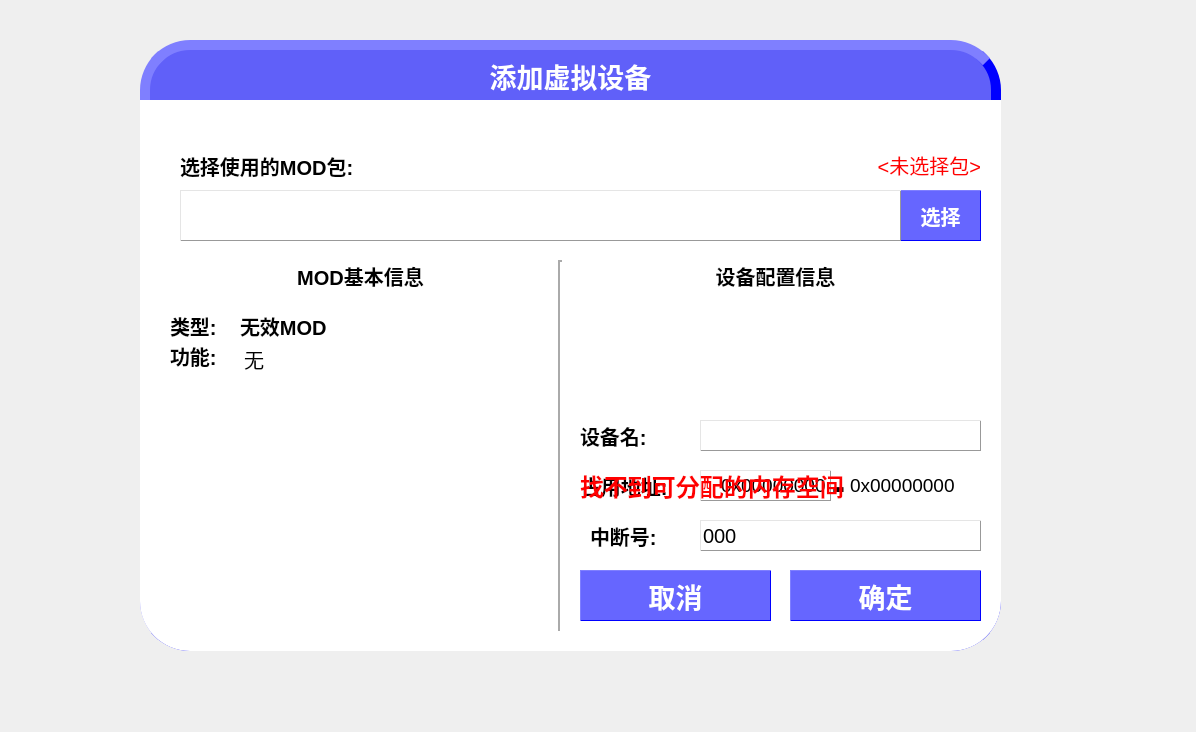
<?xml version="1.0" encoding="UTF-8"?>
<ui version="4.0">
 <class>AppendDeviceWindow</class>
 <widget class="QWidget" name="AppendDeviceWindow">
  <property name="geometry">
   <rect>
    <x>0</x>
    <y>0</y>
    <width>1196</width>
    <height>732</height>
   </rect>
  </property>
  <property name="windowTitle">
   <string>Form</string>
  </property>
  <widget class="QWidget" name="MainWidget" native="true">
   <property name="geometry">
    <rect>
     <x>140</x>
     <y>40</y>
     <width>861</width>
     <height>611</height>
    </rect>
   </property>
   <property name="styleSheet">
    <string notr="true">QWidget{
	background-color:#00000000;
}</string>
   </property>
   <widget class="QLabel" name="label_4">
    <property name="geometry">
     <rect>
      <x>0</x>
      <y>60</y>
      <width>861</width>
      <height>501</height>
     </rect>
    </property>
    <property name="sizePolicy">
     <sizepolicy hsizetype="Expanding" vsizetype="Expanding">
      <horstretch>0</horstretch>
      <verstretch>0</verstretch>
     </sizepolicy>
    </property>
    <property name="styleSheet">
     <string notr="true">QWidget{
	background-color:#ffffff;
	border:0px outset #cccccc;
	border-radius:00px;
}</string>
    </property>
    <property name="text">
     <string/>
    </property>
   </widget>
   <widget class="QLabel" name="label_3">
    <property name="geometry">
     <rect>
      <x>0</x>
      <y>510</y>
      <width>861</width>
      <height>101</height>
     </rect>
    </property>
    <property name="sizePolicy">
     <sizepolicy hsizetype="Expanding" vsizetype="Expanding">
      <horstretch>0</horstretch>
      <verstretch>0</verstretch>
     </sizepolicy>
    </property>
    <property name="styleSheet">
     <string notr="true">QWidget{
	background-color:#ffffff;
	border:0px outset #cccccc;
	border-radius:50px;
}</string>
    </property>
    <property name="text">
     <string/>
    </property>
   </widget>
   <widget class="QLabel" name="titleArea">
    <property name="geometry">
     <rect>
      <x>0</x>
      <y>0</y>
      <width>861</width>
      <height>611</height>
     </rect>
    </property>
    <property name="sizePolicy">
     <sizepolicy hsizetype="Expanding" vsizetype="Expanding">
      <horstretch>0</horstretch>
      <verstretch>0</verstretch>
     </sizepolicy>
    </property>
    <property name="font">
     <font>
      <pointsize>35</pointsize>
     </font>
    </property>
    <property name="styleSheet">
     <string notr="true">QWidget{
	background-color:#990000ff;
	color:#ffffff;
	border:10px outset #ff0000ff;
	border-radius:50px;
}</string>
    </property>
    <property name="text">
     <string/>
    </property>
    <property name="alignment">
     <set>Qt::AlignHCenter|Qt::AlignTop</set>
    </property>
   </widget>
   <widget class="QLabel" name="titleTextarea">
    <property name="geometry">
     <rect>
      <x>0</x>
      <y>10</y>
      <width>861</width>
      <height>51</height>
     </rect>
    </property>
    <property name="maximumSize">
     <size>
      <width>16777215</width>
      <height>16777214</height>
     </size>
    </property>
    <property name="font">
     <font>
      <pointsize>20</pointsize>
      <weight>75</weight>
      <bold>true</bold>
     </font>
    </property>
    <property name="styleSheet">
     <string notr="true">QWidget{
	color:#ffffff;
}</string>
    </property>
    <property name="text">
     <string>添加虚拟设备</string>
    </property>
    <property name="alignment">
     <set>Qt::AlignCenter</set>
    </property>
   </widget>
   <widget class="QLabel" name="label_5">
    <property name="geometry">
     <rect>
      <x>40</x>
      <y>100</y>
      <width>221</width>
      <height>51</height>
     </rect>
    </property>
    <property name="font">
     <font>
      <pointsize>15</pointsize>
      <weight>75</weight>
      <bold>true</bold>
     </font>
    </property>
    <property name="text">
     <string>选择使用的MOD包:</string>
    </property>
   </widget>
   <widget class="QPushButton" name="selectFileButton">
    <property name="geometry">
     <rect>
      <x>760</x>
      <y>150</y>
      <width>81</width>
      <height>51</height>
     </rect>
    </property>
    <property name="font">
     <font>
      <pointsize>15</pointsize>
      <weight>75</weight>
      <bold>true</bold>
     </font>
    </property>
    <property name="styleSheet">
     <string notr="true">QPushButton{
	background-color:#990000ff;
	color:#ffffff;
	border:1px outset #ff0000ff;
	border-radius:50px;
}
QPushButton::hover{
	background-color:#99000099;
	
}
QPushButton::pressed{
	color:#999999;
}</string>
    </property>
    <property name="text">
     <string>选择</string>
    </property>
   </widget>
   <widget class="QLineEdit" name="selectEdit">
    <property name="geometry">
     <rect>
      <x>40</x>
      <y>150</y>
      <width>721</width>
      <height>51</height>
     </rect>
    </property>
    <property name="font">
     <font>
      <pointsize>13</pointsize>
     </font>
    </property>
    <property name="styleSheet">
     <string notr="true">QWidget{
	background-color:#ffffff;
	color:#000000;
	border:1px outset #ff999999;
	border-radius:50px;
}</string>
    </property>
    <property name="text">
     <string/>
    </property>
   </widget>
   <widget class="QLabel" name="label_6">
    <property name="geometry">
     <rect>
      <x>40</x>
      <y>220</y>
      <width>361</width>
      <height>31</height>
     </rect>
    </property>
    <property name="font">
     <font>
      <pointsize>15</pointsize>
      <weight>75</weight>
      <bold>true</bold>
     </font>
    </property>
    <property name="text">
     <string>MOD基本信息</string>
    </property>
    <property name="alignment">
     <set>Qt::AlignCenter</set>
    </property>
   </widget>
   <widget class="Line" name="line">
    <property name="geometry">
     <rect>
      <x>410</x>
      <y>220</y>
      <width>20</width>
      <height>371</height>
     </rect>
    </property>
    <property name="styleSheet">
     <string notr="true">QWidget{
	background-color:#ffffff;
}</string>
    </property>
    <property name="lineWidth">
     <number>2</number>
    </property>
    <property name="orientation">
     <enum>Qt::Vertical</enum>
    </property>
   </widget>
   <widget class="QPushButton" name="okButton">
    <property name="geometry">
     <rect>
      <x>650</x>
      <y>530</y>
      <width>191</width>
      <height>51</height>
     </rect>
    </property>
    <property name="font">
     <font>
      <pointsize>20</pointsize>
      <weight>75</weight>
      <bold>true</bold>
     </font>
    </property>
    <property name="styleSheet">
     <string notr="true">QPushButton{
	background-color:#990000ff;
	color:#ffffff;
	border:1px outset #ff0000ff;
	border-radius:50px;
}
QPushButton::hover{
	background-color:#99000099;
	
}
QPushButton::pressed{
	color:#999999;
}</string>
    </property>
    <property name="text">
     <string>确定</string>
    </property>
   </widget>
   <widget class="QPushButton" name="cancelButton">
    <property name="geometry">
     <rect>
      <x>440</x>
      <y>530</y>
      <width>191</width>
      <height>51</height>
     </rect>
    </property>
    <property name="font">
     <font>
      <pointsize>20</pointsize>
      <weight>75</weight>
      <bold>true</bold>
     </font>
    </property>
    <property name="styleSheet">
     <string notr="true">QPushButton{
	background-color:#990000ff;
	color:#ffffff;
	border:1px outset #ff0000ff;
	border-radius:50px;
}
QPushButton::hover{
	background-color:#99000099;
	
}
QPushButton::pressed{
	color:#999999;
}</string>
    </property>
    <property name="text">
     <string>取消</string>
    </property>
   </widget>
   <widget class="QLabel" name="stateInfo">
    <property name="geometry">
     <rect>
      <x>370</x>
      <y>110</y>
      <width>471</width>
      <height>31</height>
     </rect>
    </property>
    <property name="font">
     <font>
      <pointsize>15</pointsize>
     </font>
    </property>
    <property name="styleSheet">
     <string notr="true">QWidget{
	color:#ff0000;
}</string>
    </property>
    <property name="text">
     <string>&lt;未选择包&gt;</string>
    </property>
    <property name="alignment">
     <set>Qt::AlignRight|Qt::AlignTrailing|Qt::AlignVCenter</set>
    </property>
   </widget>
   <widget class="QLabel" name="label_7">
    <property name="geometry">
     <rect>
      <x>440</x>
      <y>220</y>
      <width>391</width>
      <height>31</height>
     </rect>
    </property>
    <property name="font">
     <font>
      <pointsize>15</pointsize>
      <weight>75</weight>
      <bold>true</bold>
     </font>
    </property>
    <property name="text">
     <string>设备配置信息</string>
    </property>
    <property name="alignment">
     <set>Qt::AlignCenter</set>
    </property>
   </widget>
   <widget class="QLabel" name="label_11">
    <property name="geometry">
     <rect>
      <x>30</x>
      <y>270</y>
      <width>91</width>
      <height>31</height>
     </rect>
    </property>
    <property name="font">
     <font>
      <pointsize>15</pointsize>
      <weight>75</weight>
      <bold>true</bold>
     </font>
    </property>
    <property name="text">
     <string>类型:</string>
    </property>
   </widget>
   <widget class="QLabel" name="DeviceTypeText">
    <property name="geometry">
     <rect>
      <x>100</x>
      <y>270</y>
      <width>301</width>
      <height>31</height>
     </rect>
    </property>
    <property name="font">
     <font>
      <pointsize>15</pointsize>
      <weight>75</weight>
      <bold>true</bold>
     </font>
    </property>
    <property name="text">
     <string>无效MOD</string>
    </property>
   </widget>
   <widget class="QTextEdit" name="deviceFunctionInfoText">
    <property name="geometry">
     <rect>
      <x>100</x>
      <y>300</y>
      <width>291</width>
      <height>281</height>
     </rect>
    </property>
    <property name="font">
     <font>
      <pointsize>15</pointsize>
     </font>
    </property>
    <property name="cursor" stdset="0">
     <cursorShape>ArrowCursor</cursorShape>
    </property>
    <property name="mouseTracking">
     <bool>false</bool>
    </property>
    <property name="styleSheet">
     <string notr="true">QWidget{
	background-color:#ffffff;
	color:#000000;
	border:0px outset #ff0000ff;
	border-radius:50px;
}</string>
    </property>
    <property name="readOnly">
     <bool>true</bool>
    </property>
    <property name="html">
     <string>&lt;!DOCTYPE HTML PUBLIC &quot;-//W3C//DTD HTML 4.0//EN&quot; &quot;http://www.w3.org/TR/REC-html40/strict.dtd&quot;&gt;
&lt;html&gt;&lt;head&gt;&lt;meta name=&quot;qrichtext&quot; content=&quot;1&quot; /&gt;&lt;style type=&quot;text/css&quot;&gt;
p, li { white-space: pre-wrap; }
&lt;/style&gt;&lt;/head&gt;&lt;body style=&quot; font-family:'SimSun'; font-size:15pt; font-weight:400; font-style:normal;&quot;&gt;
&lt;p style=&quot; margin-top:0px; margin-bottom:0px; margin-left:0px; margin-right:0px; -qt-block-indent:0; text-indent:0px;&quot;&gt;无&lt;/p&gt;&lt;/body&gt;&lt;/html&gt;</string>
    </property>
   </widget>
   <widget class="QLabel" name="label_12">
    <property name="geometry">
     <rect>
      <x>30</x>
      <y>300</y>
      <width>91</width>
      <height>31</height>
     </rect>
    </property>
    <property name="font">
     <font>
      <pointsize>15</pointsize>
      <weight>75</weight>
      <bold>true</bold>
     </font>
    </property>
    <property name="text">
     <string>功能:</string>
    </property>
   </widget>
   <widget class="QWidget" name="DevConfigPage" native="true">
    <property name="geometry">
     <rect>
      <x>420</x>
      <y>250</y>
      <width>431</width>
      <height>271</height>
     </rect>
    </property>
    <widget class="QLabel" name="deviceIcon">
     <property name="geometry">
      <rect>
       <x>110</x>
       <y>10</y>
       <width>231</width>
       <height>111</height>
      </rect>
     </property>
     <property name="text">
      <string/>
     </property>
     <property name="alignment">
      <set>Qt::AlignCenter</set>
     </property>
    </widget>
    <widget class="QLineEdit" name="DeviceNameEdit">
     <property name="geometry">
      <rect>
       <x>140</x>
       <y>130</y>
       <width>281</width>
       <height>31</height>
      </rect>
     </property>
     <property name="font">
      <font>
       <pointsize>13</pointsize>
      </font>
     </property>
     <property name="styleSheet">
      <string notr="true">QWidget{
	background-color:#ffffff;
	color:#000000;
	border:1px outset #ff999999;
	border-radius:50px;
}</string>
     </property>
     <property name="text">
      <string/>
     </property>
    </widget>
    <widget class="QLabel" name="label_2">
     <property name="geometry">
      <rect>
       <x>20</x>
       <y>130</y>
       <width>111</width>
       <height>31</height>
      </rect>
     </property>
     <property name="font">
      <font>
       <pointsize>15</pointsize>
       <weight>75</weight>
       <bold>true</bold>
      </font>
     </property>
     <property name="text">
      <string>设备名:</string>
     </property>
    </widget>
    <widget class="QWidget" name="deviceAddress" native="true">
     <property name="geometry">
      <rect>
       <x>20</x>
       <y>170</y>
       <width>401</width>
       <height>51</height>
      </rect>
     </property>
     <widget class="QLabel" name="label_8">
      <property name="geometry">
       <rect>
        <x>1</x>
        <y>0</y>
        <width>111</width>
        <height>51</height>
       </rect>
      </property>
      <property name="font">
       <font>
        <pointsize>15</pointsize>
        <weight>75</weight>
        <bold>true</bold>
       </font>
      </property>
      <property name="cursor">
       <cursorShape>ArrowCursor</cursorShape>
      </property>
      <property name="text">
       <string>占用地址:</string>
      </property>
     </widget>
     <widget class="QLineEdit" name="useMemBegin">
      <property name="geometry">
       <rect>
        <x>120</x>
        <y>10</y>
        <width>131</width>
        <height>31</height>
       </rect>
      </property>
      <property name="font">
       <font>
        <pointsize>14</pointsize>
       </font>
      </property>
      <property name="styleSheet">
       <string notr="true">QWidget{
	background-color:#ffffff;
	color:#000000;
	border:1px outset #ff999999;
	border-radius:50px;
}</string>
      </property>
      <property name="text">
       <string>0x00000000</string>
      </property>
      <property name="alignment">
       <set>Qt::AlignRight|Qt::AlignTrailing|Qt::AlignVCenter</set>
      </property>
     </widget>
     <widget class="QLabel" name="useMemEnd">
      <property name="geometry">
       <rect>
        <x>270</x>
        <y>10</y>
        <width>131</width>
        <height>31</height>
       </rect>
      </property>
      <property name="font">
       <font>
        <pointsize>14</pointsize>
       </font>
      </property>
      <property name="text">
       <string>0x00000000</string>
      </property>
     </widget>
     <widget class="QLabel" name="label_9">
      <property name="geometry">
       <rect>
        <x>243</x>
        <y>10</y>
        <width>31</width>
        <height>31</height>
       </rect>
      </property>
      <property name="font">
       <font>
        <pointsize>30</pointsize>
        <weight>75</weight>
        <bold>true</bold>
       </font>
      </property>
      <property name="cursor">
       <cursorShape>ArrowCursor</cursorShape>
      </property>
      <property name="text">
       <string>-</string>
      </property>
      <property name="alignment">
       <set>Qt::AlignCenter</set>
      </property>
     </widget>
    </widget>
    <widget class="QLabel" name="MemAllocFailProm">
     <property name="geometry">
      <rect>
       <x>20</x>
       <y>170</y>
       <width>401</width>
       <height>51</height>
      </rect>
     </property>
     <property name="font">
      <font>
       <pointsize>18</pointsize>
       <weight>75</weight>
       <bold>true</bold>
      </font>
     </property>
     <property name="styleSheet">
      <string notr="true">QWidget{
	color:#ff0000;
}</string>
     </property>
     <property name="text">
      <string>找不到可分配的内存空间</string>
     </property>
    </widget>
    <widget class="QWidget" name="InterNum" native="true">
     <property name="geometry">
      <rect>
       <x>20</x>
       <y>220</y>
       <width>401</width>
       <height>51</height>
      </rect>
     </property>
     <widget class="QLabel" name="label_10">
      <property name="geometry">
       <rect>
        <x>10</x>
        <y>10</y>
        <width>101</width>
        <height>31</height>
       </rect>
      </property>
      <property name="font">
       <font>
        <pointsize>15</pointsize>
        <weight>75</weight>
        <bold>true</bold>
       </font>
      </property>
      <property name="text">
       <string>中断号:</string>
      </property>
     </widget>
     <widget class="QLineEdit" name="interNumTextArea">
      <property name="geometry">
       <rect>
        <x>120</x>
        <y>10</y>
        <width>281</width>
        <height>31</height>
       </rect>
      </property>
      <property name="font">
       <font>
        <pointsize>15</pointsize>
        <weight>50</weight>
        <bold>false</bold>
       </font>
      </property>
      <property name="styleSheet">
       <string notr="true">QWidget{
	background-color:#ffffff;
	color:#000000;
	border:1px outset #ff999999;
	border-radius:50px;
}</string>
      </property>
      <property name="text">
       <string>000</string>
      </property>
      <property name="alignment">
       <set>Qt::AlignLeading|Qt::AlignLeft|Qt::AlignVCenter</set>
      </property>
     </widget>
    </widget>
   </widget>
   <zorder>titleArea</zorder>
   <zorder>label_3</zorder>
   <zorder>titleTextarea</zorder>
   <zorder>label_4</zorder>
   <zorder>label_5</zorder>
   <zorder>selectFileButton</zorder>
   <zorder>selectEdit</zorder>
   <zorder>label_6</zorder>
   <zorder>line</zorder>
   <zorder>okButton</zorder>
   <zorder>cancelButton</zorder>
   <zorder>stateInfo</zorder>
   <zorder>label_7</zorder>
   <zorder>label_11</zorder>
   <zorder>DeviceTypeText</zorder>
   <zorder>deviceFunctionInfoText</zorder>
   <zorder>label_12</zorder>
   <zorder>DevConfigPage</zorder>
  </widget>
 </widget>
 <resources/>
 <connections/>
</ui>
